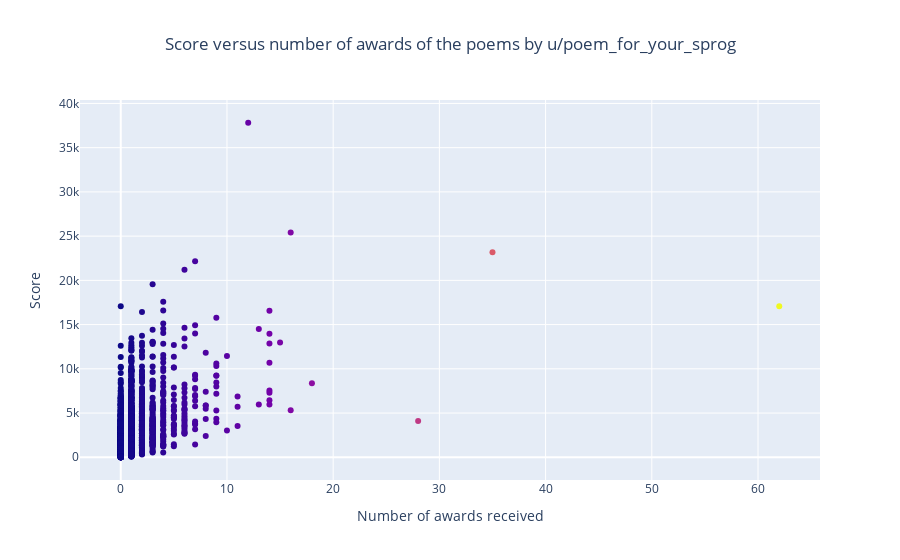

Notebook source saved alongside this figure:
### Code cell
fig = go.Figure(data=go.Scatter(x=df['total_awards_received'],
                                y=df['score'],
                                mode='markers',
                                hoverinfo = 'text',
                                marker_color=df['total_awards_received'],
                                                                text=['score: {}<br>{}<br><br>'
                                      .format(row['score'],row['awards_simple']) +
                                    re.sub('>','<br>',row['comment_cleaned']) for index, row in df.iterrows()]))

fig.update_layout(title='Score versus number of awards of the poems by u/poem_for_your_sprog',
                  title_x=0.5,
                   xaxis_title='Number of awards received',
                   yaxis_title='Score')

### Figure 1 — Plotly figure (JSON) as saved in the notebook; plotly's stock layout.template omitted (floating-point values rounded to 4 significant figures; data arrays with more than 128 entries replaced by an {"elided": "..."} marker saying what was removed)
{"data": [{"hoverinfo": "text", "marker": {"color": {"elided": "2751 int values"}}, "mode": "markers", "text": {"elided": "2751 str values"}, "type": "scatter", "x": {"elided": "2751 int values"}, "y": {"elided": "2751 int values"}}], "layout": {"title": {"text": "Score versus number of awards of the poems by u/poem_for_your_sprog", "x": 0.5}, "xaxis": {"title": {"text": "Number of awards received"}}, "yaxis": {"title": {"text": "Score"}}}}
